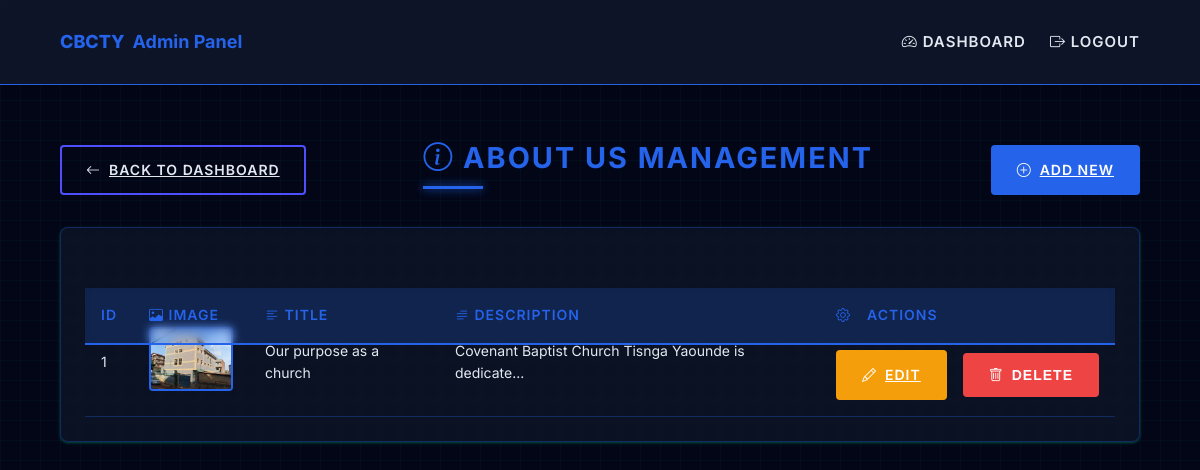
The app's page /admin/aboutus/aboutus.php with its own data.
### tables this page shows
CREATE TABLE `about_section` (
  `id` int(11) NOT NULL,
  `image_url` varchar(255) NOT NULL,
  `title` varchar(255) NOT NULL,
  `description` text NOT NULL
);

### admin/includes/crud_functions.php (called while the page is built, shortened)
<?php
require __DIR__ . '/../../includes/connect.php';
class CRUD {
    protected $pdo;
    protected $table;
    public function __construct($table, $allowedFields) {
        global $pdo;
        $this->pdo = $pdo;
        $this->table = $table;
    }
    public function getAll() {
        $stmt = $this->pdo->query("SELECT * FROM {$this->table} ORDER BY id DESC");
        return $stmt->fetchAll(PDO::FETCH_ASSOC);
    }
}
?>

### admin/aboutus/aboutus.php (the view, shortened to what this page needs)
<?php
require __DIR__ . '/../../includes/connect.php';
require __DIR__ . '/../includes/crud_functions.php';
$aboutCRUD = new AboutUsCRUD();
$aboutContent = $aboutCRUD->getAll();
?>
<!DOCTYPE html>
<html lang="en" data-theme="light">
<head>
    <link rel="stylesheet" href="../assets/css/main.css">
    <link rel="stylesheet" href="https://cdn.jsdelivr.net/npm/bootstrap-icons@1.11.1/font/bootstrap-icons.css">
</head>
<body>
    <?php include '../includes/header.php'; ?>
    <div class="hero-container">
        <div class="hero-header">
            <div>
                <a href="../dashboard.php" class="back-btn">
                    <i class="bi bi-arrow-left"></i> Back to Dashboard
                </a>
            </div>
            <h2><i class="bi bi-info-circle"></i> About Us Management</h2>
            <a href="aboutus-create.php" class="add-btn">
                <i class="bi bi-plus-circle"></i> Add New
            </a>
        </div>
<div class="hero-card">
<div class="hero-card-body">
<div class="table-container">
<table class="hero-table">
    <thead>
        <tr>
            <th>ID</th>
            <th><i class="bi bi-image"></i> Image</th>
            <th><i class="bi bi-text-left"></i> Title</th>
            <th><i class="bi bi-text-paragraph"></i> Description</th>
            <th class="action-btns"><i class="bi bi-gear"></i> Actions</th>
        </tr>
    </thead>
    <tbody>
        <?php foreach ($aboutContent as $item): ?>
        <tr>
            <td><?= htmlspecialchars($item['id']) ?></td>
            <td>
                <img src="../../<?= htmlspecialchars($item['image_url']) ?>"
                        alt="<?= htmlspecialchars($item['title']) ?>"
                        class="hero-img">
            </td>
            <td> <?= htmlspecialchars($item['title']) ?></td>
            <td> <?=
                strlen($item['description']) > 50
                ? substr(htmlspecialchars($item['description']), 0, 50) . '...'
                : htmlspecialchars($item['description'])
            ?></td>
            <td class="action-btns">
                <a href="aboutus-update.php?id=<?= $item['id'] ?>"
                    class="edit-btn">
                    <i class="bi bi-pencil"></i> Edit
                </a>
                <button type="button" onclick="showDeleteModal(<?= $item['id'] ?>)" class="delete-btn">
                    <i class="bi bi-trash"></i> Delete
                </button>
            </td>
        </tr>
        <?php endforeach; ?>
    </tbody>
</table>
</div>
</div>
</div>
</div>
</body>
</html>

### admin/assets/css/main.css (style rules this page uses)
:root { --primary: #2563eb; --primary-dark: #1d4ed8; --primary-light: #3b82f6; --danger: #ef4444; --danger-dark: #dc2626; --warning: #f59e0b; --warning-dark: #d97706; --white: #ffffff; --light: #e2e8f0; --gray: rgb(79, 79, 255); --dark: #0f172a; --bg-color: #020617; --card-bg: rgba(15, 23, 42, 0.7); --text-color: #e2e8f0; --text-dark: #0f172a; --shadow: 0 1px 3px rgba(0, 255, 157, 0.3); --transition: all 0.2s cubic-bezier(0.4, 0, 0.2, 1); --border-color: rgba(37, 99, 235, 0.3); --hover-bg: rgba(37, 99, 235, 0.05); }
html { transition: background-color 0.3s ease, color 0.3s ease; }
body { font-family: 'Rajdhani', 'Inter', -apple-system, sans-serif; line-height: 1.6; color: var(--text-color); background-color: var(--bg-color); margin: 0; padding: 0; background-image: linear-gradient(rgba(0, 255, 157, 0.03) 1px, transparent 1px), linear-gradient(90deg, rgba(0, 255, 157, 0.03) 1px, transparent 1px); background-size: 20px 20px; transition: var(--transition); }
.hero-container { width: 90%; max-width: 1200px; margin: 1.5rem auto; padding: 0 1rem; }
.hero-header { margin-top: 120px; display: flex; justify-content: space-between; align-items: center; margin-bottom: 2rem; flex-wrap: wrap; gap: 1rem; }
.hero-header h2 { margin: 0; color: var(--primary); font-weight: 700; font-size: 1.8rem; text-transform: uppercase; letter-spacing: 2px; position: relative; }
.hero-header h2::after { content: ''; position: absolute; bottom: -8px; left: 0; width: 60px; height: 3px; background: var(--primary); box-shadow: 0 0 10px var(--primary); }
.hero-card, .leader-card { background: var(--card-bg); border-radius: 8px; box-shadow: var(--shadow); overflow: hidden; border: 1px solid var(--border-color); backdrop-filter: blur(5px); transition: var(--transition); }
.hero-card-body { padding: 1.5rem; color: var(--text-color); }
.hero-table { width: 100%; border-collapse: separate; border-spacing: 0; }
.hero-table thead { background: rgba(37, 99, 235, 0.2); backdrop-filter: blur(5px); position: sticky; top: 60px; }
.hero-table th { padding: 1rem; text-align: left; font-weight: 600; color: var(--primary); font-size: 0.875rem; text-transform: uppercase; letter-spacing: 1px; border-bottom: 2px solid var(--primary); }
.hero-table td { padding: 1rem; border-bottom: 1px solid var(--border-color); vertical-align: middle; font-size: 0.875rem; color: var(--text-color); }
.hero-img { width: 80px; height: 60px; border-radius: 4px; object-fit: cover; border: 2px solid var(--primary); transition: var(--transition); }
.action-btns { display: flex; gap: 1rem; align-items: center; }
.submit-btn, .back-btn, .add-btn, .edit-btn, .delete-btn { margin-top: 25px; display: inline-flex; align-items: center; justify-content: center; gap: 0.5rem; padding: 0.75rem 1.5rem; border-radius: 4px; font-weight: 600; transition: var(--transition); font-size: 0.875rem; cursor: pointer; text-transform: uppercase; letter-spacing: 1px; position: relative; overflow: hidden; border: 2px solid transparent; }
.submit-btn, .add-btn { background: var(--primary); color: var(--white); border-color: var(--primary); }
.back-btn { background: transparent; color: var(--text-color); border-color: var(--gray); }
.edit-btn { background: var(--warning); color: var(--white); border-color: var(--warning); }
.delete-btn { background: var(--danger); color: var(--white); border-color: var(--danger); }

### records on screen
about_section: id "1", image_url (picture), title "Our purpose as a church", description "Covenant Baptist Church Tisnga Yaounde is dedicate"
